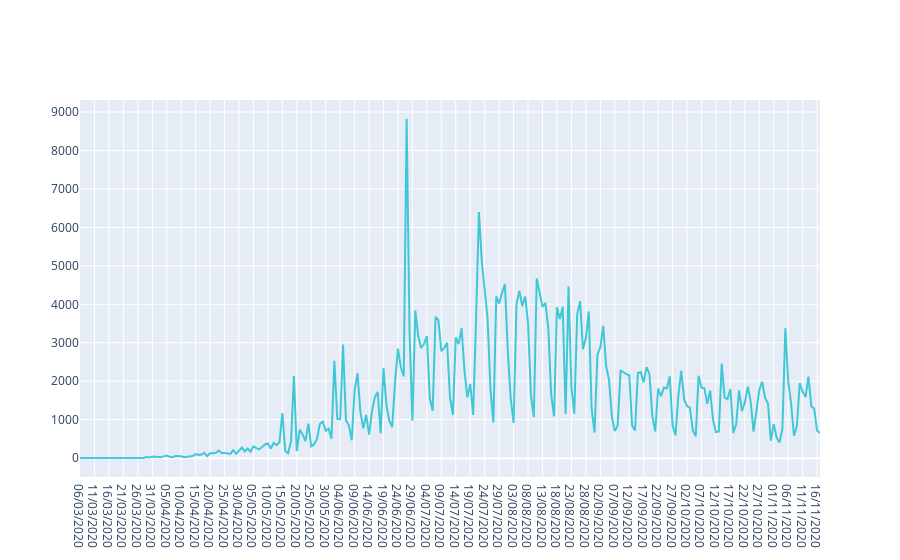

The notebook cell this image was saved under:
### Code cell
data = [go.Scatter(
        x= dfConf.Category,
        y= dfConf.Bahia,
        name= "Confirmados",
        line= dict(color= '#17BECF'),
        opacity= 0.8 )]
py.iplot(data)

### Figure 1 — Plotly figure (JSON) as saved in the notebook; plotly's stock layout.template omitted (floating-point values rounded to 4 significant figures; data arrays with more than 128 entries replaced by an {"elided": "..."} marker saying what was removed)
{"data": [{"line": {"color": "#17BECF"}, "name": "Confirmados", "opacity": 0.8, "type": "scatter", "x": {"elided": "257 str values"}, "y": {"elided": "257 int values"}}], "layout": {}}
